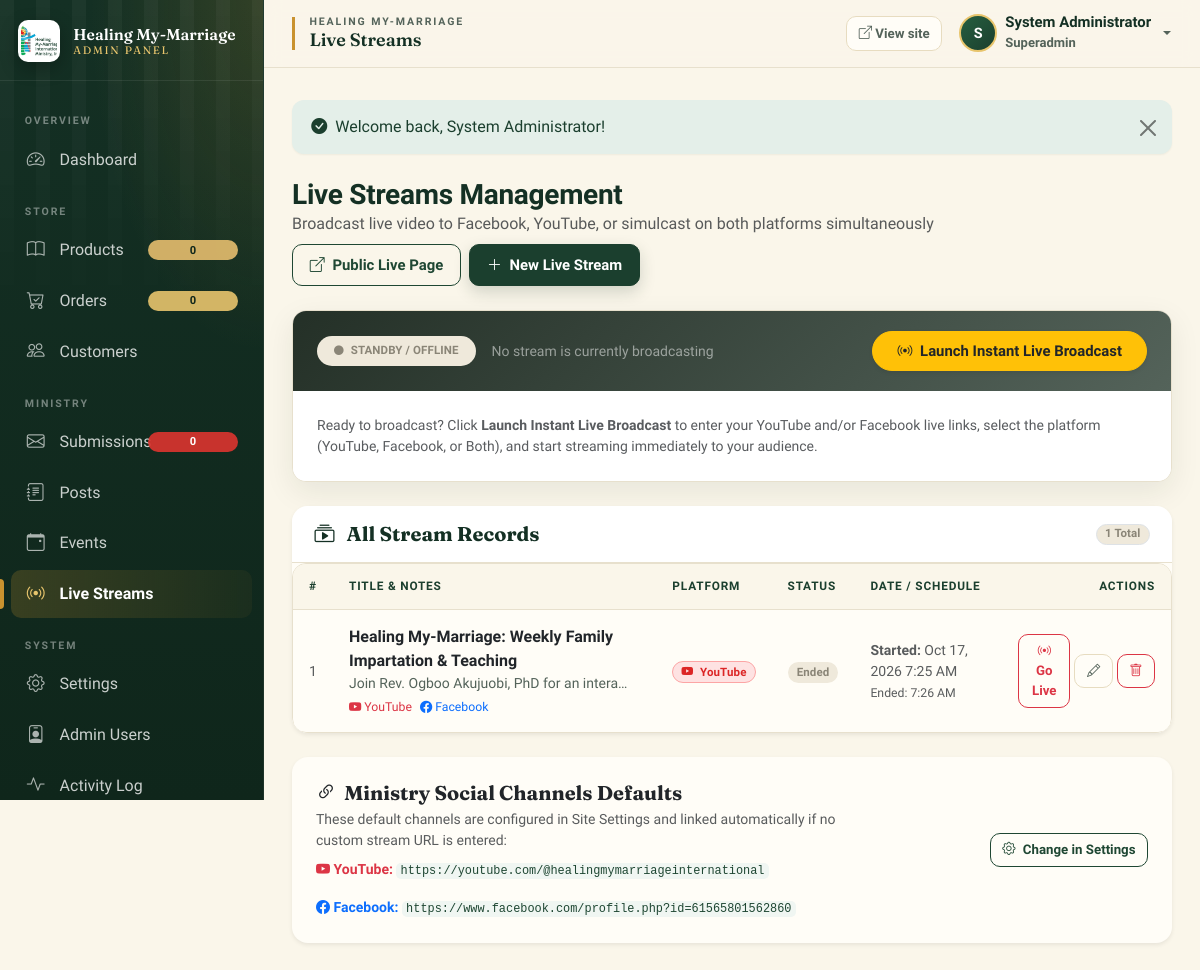
The app's page /admin/livestreams.php (signed in) with its own data.
### tables this page shows
CREATE TABLE `livestreams` (
  `id` int(10) UNSIGNED NOT NULL,
  `title` varchar(255) NOT NULL,
  `description` text DEFAULT '',
  `platform` enum('youtube','facebook','both') NOT NULL DEFAULT 'both',
  `status` enum('live','scheduled','ended','offline') NOT NULL DEFAULT 'offline',
  `youtube_url` varchar(500) DEFAULT '',
  `youtube_video_id` varchar(100) DEFAULT '',
  `facebook_url` varchar(500) DEFAULT '',
  `banner_image` varchar(255) DEFAULT '',
  `scheduled_start` datetime DEFAULT NULL,
  `started_at` datetime DEFAULT NULL,
  `ended_at` datetime DEFAULT NULL,
  `is_active` tinyint(1) DEFAULT 0,
  `created_at` datetime DEFAULT current_timestamp(),
  `updated_at` datetime DEFAULT current_timestamp() ON UPDATE current_timestamp()
);

### admin/livestreams.php (the view, shortened to what the rows shown need)
<?php
require_once __DIR__ . '/includes/header.php';
$action = $_GET['action'] ?? 'list';
$allStreams = Database::fetchAll("SELECT * FROM livestreams ORDER BY created_at DESC LIMIT 100");
?>
<div class="d-flex justify-content-between align-items-center mb-4 flex-wrap gap-2">
    <div>
        <h2 class="h3 mb-0" style="font-family: var(--font-display);">Live Streams Management</h2>
    </div>
</div>
<?php if ($action === 'list'): ?>
    <div class="card shadow-sm border-0 rounded-4">
        <div class="card-body p-0">
            <?php if (!empty($allStreams)): ?>
                <div class="table-responsive">
                    <table class="table table-hover align-middle mb-0">
                        <thead class="table-light text-muted small text-uppercase">
                            <tr>
                                <th style="width: 40px;">#</th>
                                <th>Title & Notes</th>
                                <th>Platform</th>
                                <th>Status</th>
                                <th>Date / Schedule</th>
                                <th class="text-end">Actions</th>
                            </tr>
                        </thead>
                        <tbody>
                            <?php foreach ($allStreams as $s): ?>
                                <tr>
                                    <td class="text-muted small"><?= $s['id'] ?></td>
                                    <td>
                                        <div class="fw-bold text-dark"><?= h($s['title']) ?></div>
                                        <?php if (!empty($s['description'])): ?>
                                            <small class="text-muted d-block text-truncate" style="max-width: 280px;"><?= h($s['description']) ?></small>
                                        <?php endif; ?>
                                        <div class="small mt-1 d-flex gap-2">
                                            <?php if (!empty($s['youtube_url'])): ?>
                                                <a href="<?= h($s['youtube_url']) ?>" target="_blank" class="text-danger text-decoration-none small">
                                                    <i class="bi bi-youtube"></i> YouTube
                                                </a>
                                            <?php endif; ?>
                                            <?php if (!empty($s['facebook_url'])): ?>
                                                <a href="<?= h($s['facebook_url']) ?>" target="_blank" class="text-primary text-decoration-none small">
                                                    <i class="bi bi-facebook"></i> Facebook
                                                </a>
                                            <?php endif; ?>
                                        </div>
                                    </td>
                                    <td>
                                        <?php if ($s['platform'] === 'youtube'): ?>
                                            <span class="badge platform-badge-youtube"><i class="bi bi-youtube me-1"></i> YouTube</span>
                                        <?php elseif ($s['platform'] === 'facebook'): ?>
                                            <span class="badge platform-badge-facebook"><i class="bi bi-facebook me-1"></i> Facebook</span>
                                        <?php else: ?>
                                            <span class="badge platform-badge-both"><i class="bi bi-broadcast me-1"></i> YouTube & FB</span>
                                        <?php endif; ?>
                                    </td>
                                    <td>
                                        <?php if ($s['status'] === 'live'): ?>
                                            <span class="badge bg-danger pulse-live"><span class="live-dot-pulse me-1"></span> LIVE</span>
                                        <?php elseif ($s['status'] === 'scheduled'): ?>
                                            <span class="badge bg-warning text-dark"><i class="bi bi-calendar-event me-1"></i> Scheduled</span>
                                        <?php elseif ($s['status'] === 'ended'): ?>
                                            <span class="badge bg-secondary">Ended</span>
                                        <?php else: ?>
                                            <span class="badge bg-light text-muted border">Offline</span>
                                        <?php endif; ?>
                                    </td>
                                    <td class="small text-muted">
                                        <?php if ($s['status'] === 'scheduled' && !empty($s['scheduled_start'])): ?>
                                            <div><strong>Starts:</strong> <?= fmt_date($s['scheduled_start'], 'M j, Y g:i A') ?></div>
                                        <?php elseif (!empty($s['started_at'])): ?>
                                            <div><strong>Started:</strong> <?= fmt_date($s['started_at'], 'M j, Y g:i A') ?></div>
                                            <?php if (!empty($s['ended_at'])): ?>
                                                <div><small>Ended: <?= fmt_date($s['ended_at'], 'g:i A') ?></small></div>
                                            <?php endif; ?>
                                        <?php else: ?>
                                            <div>Created: <?= fmt_date($s['created_at'], 'M j, Y') ?></div>
                                        <?php endif; ?>
                                    </td>
                                    <td class="text-end">
                                        <div class="d-flex justify-content-end gap-1 align-items-center">
                                            <?php if ($s['status'] !== 'live'): ?>
                                                <form method="post" action="<?= h(url('admin/livestreams.php?action=golive&id=' . $s['id'])) ?>" class="d-inline" onsubmit="return confirm('Launch this broadcast LIVE right now?');">
                                                    <button type="submit" class="btn btn-sm btn-outline-danger" title="Go Live With This Stream">
                                                        <i class="bi bi-broadcast"></i> Go Live
                                                    </button>
                                                </form>
                                            <?php endif; ?>
                                            <a href="<?= h(url('admin/livestreams.php?action=edit&id=' . $s['id'])) ?>" class="btn btn-sm btn-outline-secondary" title="Edit">
                                                <i class="bi bi-pencil"></i>
                                            </a>
                                            <form method="post" action="<?= h(url('admin/livestreams.php?action=delete&id=' . $s['id'])) ?>" class="d-inline" onsubmit="return confirm('Delete this stream record?');">
                                                <button type="submit" class="btn btn-sm btn-outline-danger" title="Delete">
                                                    <i class="bi bi-trash"></i>
                                                </button>
                                            </form>
                                        </div>
                                    </td>
                                </tr>
                            <?php endforeach; ?>
                        </tbody>
                    </table>
                </div>
            <?php endif; ?>
        </div>
    </div>
<?php endif; ?>
<?php require_once __DIR__ . '/includes/footer.php'; ?>

### admin/includes/header.php (shortened to what the rows shown need)
<?php
require_once __DIR__ . '/../../includes/auth.php';
require_once __DIR__ . '/../../includes/db.php';
$admin = admin_user();
?>
<!doctype html>
<html lang="en">
<head>
<link href="<?= h(asset('vendor/bootstrap/bootstrap.min.css')) ?>" rel="stylesheet">
<link href="<?= h(asset('vendor/bootstrap-icons/bootstrap-icons.min.css')) ?>" rel="stylesheet">
<link href="<?= h(asset('admin/css/admin.css')) ?>" rel="stylesheet">
</head>
<body>
<div class="admin-wrapper">
    <div class="admin-main">
        <header class="admin-topbar">
            <div class="d-flex align-items-center justify-content-between w-100 gap-3">
                <div class="d-flex align-items-center gap-2 gap-md-3">
                    <div class="dropdown">
                        <button class="btn btn-link p-0 d-flex align-items-center gap-2 dropdown-toggle text-decoration-none" type="button" data-bs-toggle="dropdown" aria-expanded="false">
                            <span class="avatar-circle"><?= h(strtoupper($admin['full_name'][0])) ?></span>
                            <span class="d-none d-md-inline text-start">
                                <span style="display:block; line-height:1.1; font-weight:600; color:var(--forest-900);"><?= h($admin['full_name']) ?></span>
                                <small style="color:var(--muted); text-transform:capitalize;"><?= h($admin['role']) ?></small>
                            </span>
                        </button>
                    </div>
                </div>
            </div>
        </header>
        <main class="admin-content">

### records on screen
livestreams: id "1", title "Healing My-Marriage: Weekly Family Impartation & Teaching", description "Join Rev. Ogboo Akujuobi, PhD for an intera…", platform "youtube" (drawn), status "Ended", started_at "Oct 17, 2026 7:25 AM", ended_at "7:26 AM"

### other values on screen
$siteName "Healing My-Marriage"
$siteName "HEALING MY-MARRIAGE"
$page_title "Live Streams"
$admin['full_name'][0] "S"
$admin['full_name'] "System Administrator"
$admin['role'] "Superadmin"
$flash['message'] "Welcome back, System Administrator!"
count($allStreams) "1"
$ytDefault "https://youtube.com/@healingmymarriageinternational"
$fbDefault "https://www.facebook.com/profile.php?id=61565801562860"
